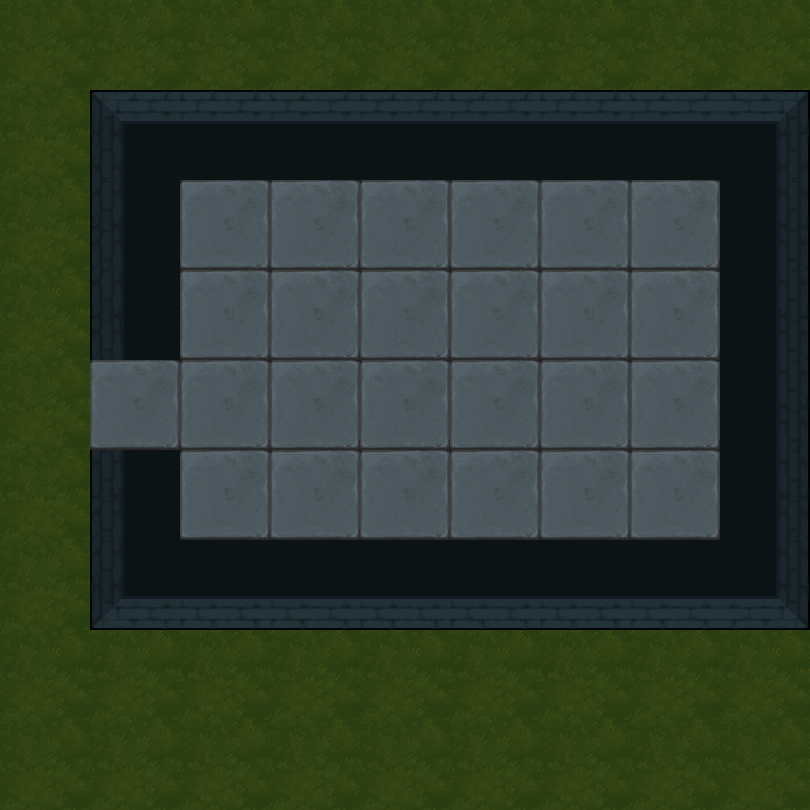

Rendered tile map (Tiled .tmx) drawn with the repository's tilesets; below, a short description and the map source with its tile grids summarised:
An orthogonal 9x9 tile map with 90x90 px tiles, 2 tile layers (地形, 障碍) and 27 objects (23x map, 2x spring, bed, door).

<map version="1.5" tiledversion="1.7.2" orientation="orthogonal" renderorder="right-down" width="9" height="9" tilewidth="90" tileheight="90" infinite="0" nextlayerid="4" nextobjectid="35">
 <tileset firstgid="1" name="1" tilewidth="90" tileheight="90" tilecount="100" columns="10">
  <image source="3.png" trans="ff00ff" width="900" height="900" />
 </tileset>
 <layer id="1" name="地形" width="9" height="9">
  <data>[81 cells, 81 non-empty, 2 distinct tile ids]</data>
 </layer>
 <layer id="2" name="障碍" width="9" height="9">
  <data>[81 cells, 23 non-empty, 8 distinct tile ids]</data>
 </layer>
 <objectgroup id="3" name="对象">
  <object id="2" name="bed" x="630" y="360" width="90" height="90" />
  <object id="4" name="map" x="630" y="270" width="90" height="90" />
  <object id="7" name="map" x="270" y="180" width="90" height="90" />
  <object id="8" name="map" x="270" y="270" width="90" height="90" />
  <object id="9" name="map" x="270" y="360" width="90" height="90" />
  <object id="10" name="map" x="270" y="450" width="90" height="90" />
  <object id="13" name="map" x="360" y="360" width="90" height="90" />
  <object id="14" name="map" x="360" y="450" width="90" height="90" />
  <object id="15" name="map" x="450" y="450" width="90" height="90" />
  <object id="16" name="map" x="540" y="450" width="90" height="90" />
  <object id="17" name="map" x="540" y="360" width="90" height="90" />
  <object id="18" name="map" x="450" y="360" width="90" height="90" />
  <object id="19" name="map" x="360" y="270" width="90" height="90" />
  <object id="20" name="map" x="360" y="180" width="90" height="90" />
  <object id="21" name="map" x="450" y="270" width="90" height="90" />
  <object id="22" name="map" x="450" y="180" width="90" height="90" />
  <object id="23" name="map" x="540" y="180" width="90" height="90" />
  <object id="24" name="map" x="630" y="180" width="90" height="90" />
  <object id="25" name="map" x="540" y="270" width="90" height="90" />
  <object id="27" name="spring" x="180" y="0" width="90" height="90">
   <properties>
    <property name="direction" value="3" />
   </properties>
  </object>
  <object id="28" name="map" x="180" y="180" width="90" height="90">
   <properties>
    <property name="weapon" type="int" value="4" />
   </properties>
  </object>
  <object id="29" name="map" x="180" y="270" width="90" height="90">
   <properties>
    <property name="weapon" type="int" value="3" />
   </properties>
  </object>
  <object id="30" name="map" x="180" y="360" width="90" height="90">
   <properties>
    <property name="weapon" type="int" value="5" />
   </properties>
  </object>
  <object id="31" name="map" x="180" y="360" width="90" height="90">
   <properties>
    <property name="weapon" type="int" value="1" />
   </properties>
  </object>
  <object id="32" name="map" x="180" y="450" width="90" height="90">
   <properties>
    <property name="weapon" type="int" value="2" />
   </properties>
  </object>
  <object id="33" name="door" x="90" y="360" width="90" height="90">
   <properties>
    <property name="LorR" type="int" value="1" />
    <property name="motion" type="int" value="3" />
    <property name="rotate" type="int" value="90" />
   </properties>
  </object>
  <object id="34" name="spring" x="630" y="450" width="90" height="90">
   <properties>
    <property name="direction" value="3" />
   </properties>
  </object>
 </objectgroup>
</map>
